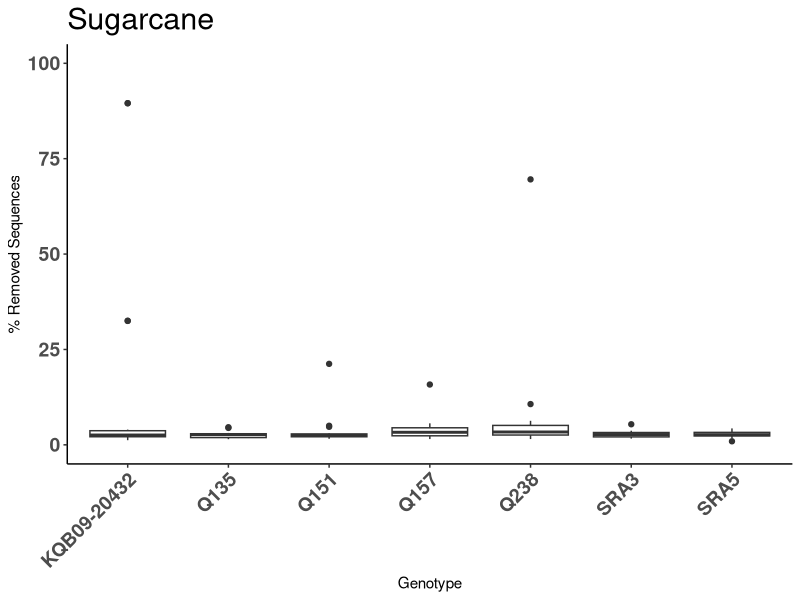
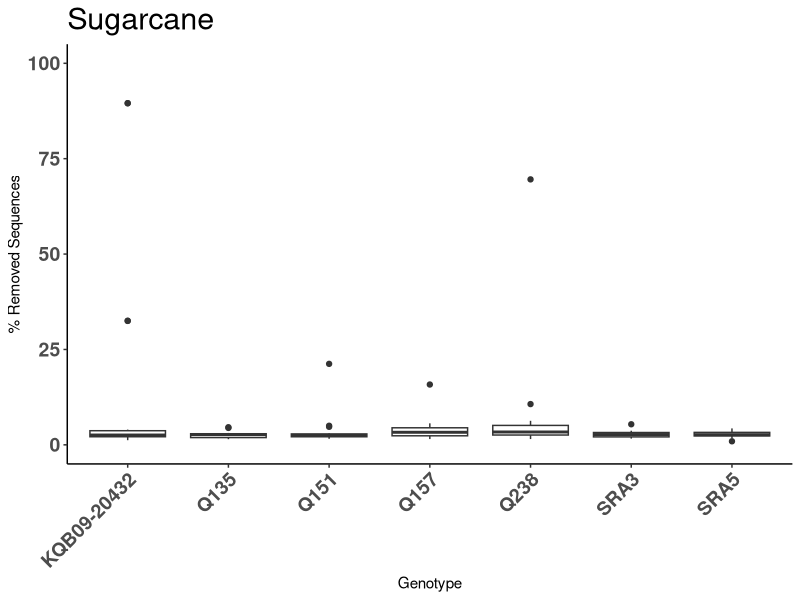
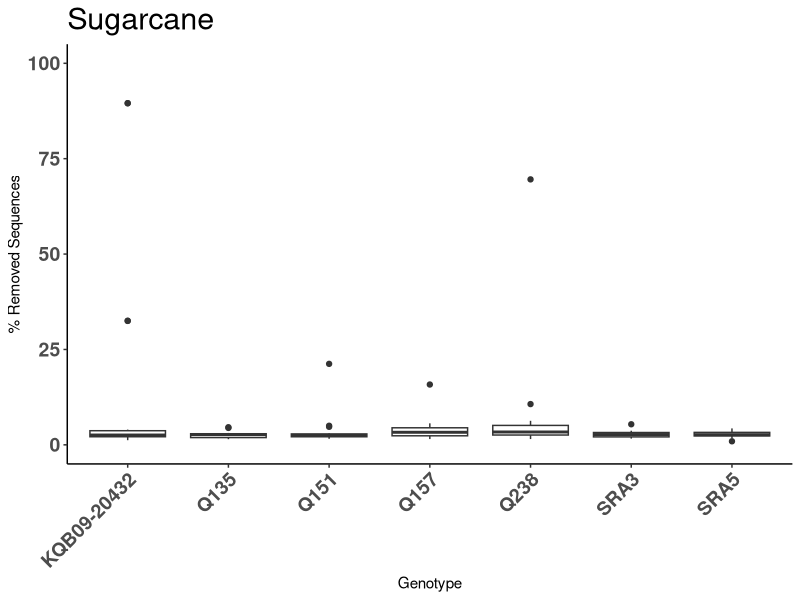

The R source for these figures, in order:
raw <- read.table("pretty_table_bbduk.csv", col.names = c("Accession", "Genotype", "Total", "Matched", "Percentage"), header = F, sep = ",")
library(dplyr)
library(ggplot2)
library(svglite)
library(ggrepel)

raw <- raw[complete.cases(raw),]
find_outlier <- function(x) {
  return(x < quantile(x, .25) - 1.5*IQR(x) | x > quantile(x, .75) + 1.5*IQR(x))
}

df <- raw %>%
        group_by(Genotype) %>%
        mutate(outlier = ifelse(find_outlier(Percentage), Accession, NA))


ggplot(data = df, aes (x = Genotype, y = Percentage))+
  geom_boxplot()+
# geom_text_repel(aes(label=outlier), na.rm=TRUE) +
  ggtitle("Sugarcane")+
  xlab("Genotype") + 
  ylab("% Removed Sequences") +
  ylim(0, 100) +
  theme_bw() +
  theme( panel.grid.major = element_blank(),
         axis.text.x = element_text(angle = 45, vjust = 1, hjust=1, size = 14, face="bold"),
         axis.text.y = element_text(size =14, face="bold"),
         plot.title = element_text(size=22), 
         panel.grid.minor = element_blank(),
         panel.border = element_blank(),
         panel.background = element_blank(),
         axis.line = element_line(colour = "black")
  )

ggsave(filename = "bbduk_removed_seqs_sugarcane.svg", device = "svg", units = "in", width = 6.05*1.2, height = 3.75*1.2)
ggsave(filename = "bbduk_removed_seqs_sugarcane.png", device = "png", units = "in", width = 6.05*1.2, height = 3.75*1.2)


#make big pretty table with all preprocessing
sugarcane <- read.table("pretty_table_bbduk.csv", col.names = c("Accession", "Genotype", "Total", "bbduk_removed", "bbduk_percentage_removed"), header = F, sep = ",")
sorghum <- read.table("pretty_sorghum_table_bbduk.csv", col.names = c("Accession", "Genotype", "Total", "bbduk_removed", "bbduk_percentage_removed"), header = F, sep = ",")

sugarcane$Species <- "Sugarcane"
sorghum$Species <- "Sorghum"

sugarcane <- sugarcane %>% mutate(bbduk_remaining = Total - bbduk_removed)
sorghum <- sorghum %>% mutate(bbduk_remaining = Total - bbduk_removed)

salmon_sugarcane <- read.table("../results/quant/pretty_table_sugarcane.csv", col.names = c("Accession", "Genotype", "salmon_mapped_percentage_respect_bbduk"), header = F, sep = ",")
salmon_sorghum <- read.table("../results/quant/pretty_table_sorghum.csv", col.names = c("Accession", "Genotype", "salmon_mapped_percentage_respect_bbduk"), header = F, sep = ",")

salmon_sugarcane$Species <- "Sugarcane"
salmon_sorghum$Species <- "Sorghum"

merged_sugarcane <- merge(sugarcane, salmon_sugarcane, by = c("Accession", "Genotype", "Species"))
merged_sorghum <- merge(sorghum, salmon_sorghum, by = c("Accession", "Genotype", "Species"))


merged_sugarcane <- merged_sugarcane %>% mutate(salmon_remaining = (bbduk_remaining*salmon_mapped_percentage_respect_bbduk)/100) %>% mutate(final_percentage_remaining_respect_total = 100*(salmon_remaining/Total))
merged_sorghum <- merged_sorghum %>% mutate(salmon_remaining = (bbduk_remaining*salmon_mapped_percentage_respect_bbduk)/100) %>% mutate(final_percentage_remaining_respect_total = 100*(salmon_remaining/Total))

final <- rbind(merged_sugarcane, merged_sorghum)

write.table(final, "../results/summary_cleaning.csv", quote = F, row.names = F, col.names = T, sep = ",")
